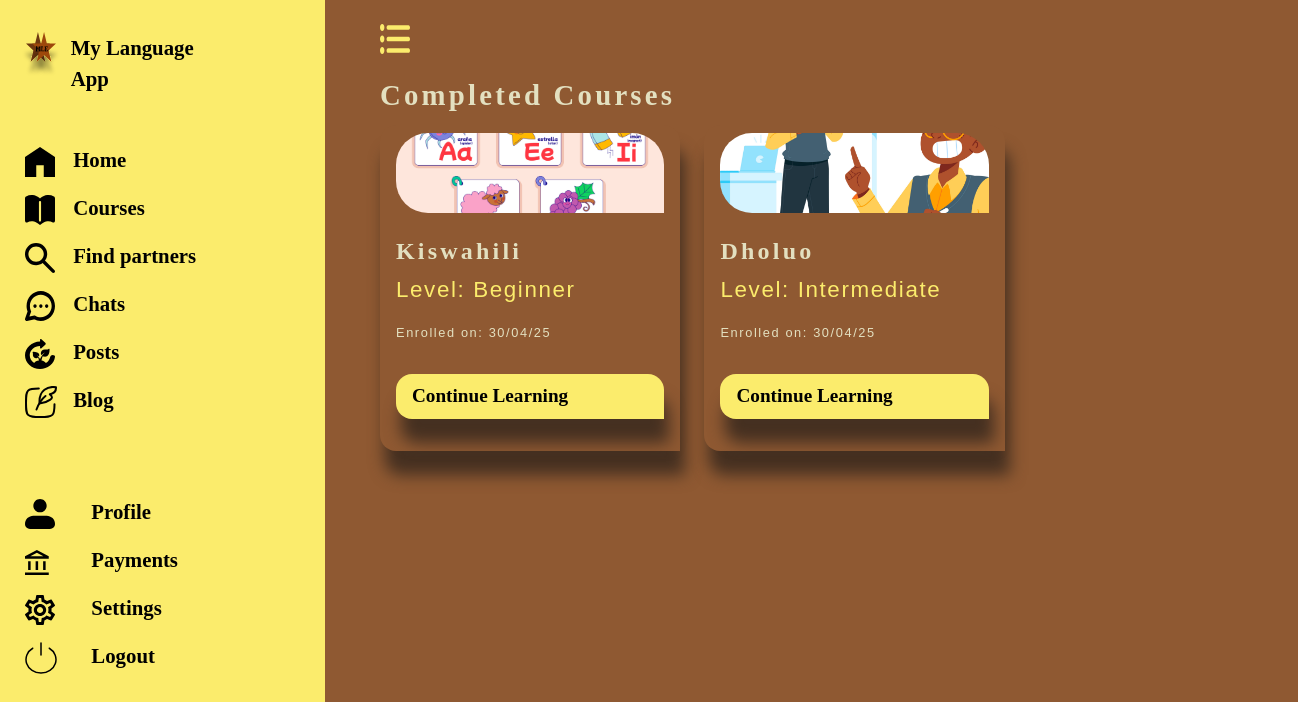
Screenshot of /courses/completed-courses/ (signed in) with the database file from the repository.
### lang_app/models.py (models this page shows, shortened)
class EnrolledCourses(models.Model):
    course_name=models.ForeignKey(Course,on_delete=models.CASCADE, related_name='courses')
    course_level =models.CharField(choices=LEVEL_CHOICES, max_length=255, default='beginner')
    student=models.ForeignKey(MyUser,on_delete=models.CASCADE, related_name='students')
    enrolment_date=models.DateTimeField(auto_now_add=True)
    is_enrolled=models.BooleanField(default=False)
    is_completed=models.BooleanField(default=False)
    completion_date=models.DateTimeField(blank=True, null=True)
    slug = AutoSlugField(populate_from=enroll_slug_populate, unique=True, always_update=False, editable=False)
    class Meta:
        unique_together = ('student', 'course_name', 'course_level')

class Course(models.Model):
    course_name=models.CharField(max_length=255)
    course_level=models.CharField(choices=LEVEL_CHOICES, max_length=255, default='beginner')
    instructor_name=models.CharField(max_length=255)
    difficulty = models.IntegerField(choices=DIFFICULTY_CHOICES, default=1)
    slug = AutoSlugField(populate_from=course_slug_populate, unique=True, always_update=False, editable=False)
    class Meta:
        ordering = ['course_name','difficulty']

### lang_app/views.py (the view)
# urls.py: path('courses/completed-courses/', views.completed_courses, name='completed-courses'),
@login_required
def completed_courses(request):
    completed_courses = EnrolledCourses.objects.filter(student=request.user,is_completed=True).order_by('-enrolment_date')
    context={"completed_courses":completed_courses}
    return render(request, 'all-completed-courses.html', context)

### lang_app/templates/all-completed-courses.html
{% extends 'dashboard-base.html' %}
{% load static %}
{% block content %}
    <h3>Completed Courses</h3>
    <div class="row mt-1 blogs">
    {% for course in completed_courses %}
    <div class="col-md-4 justify-content-between mb-5">
    <div class="course-items">
        {% if course.course_level == 'beginner' %}
             <img src="{% static 'images/beginner-level.jpg' %}" alt="course-image" class="img-fluid course-image">
        {% elif course.course_level == 'intermediate' %}
             <img src="{% static 'images/intermediate-level.jpg' %}" alt="course-image" class="img-fluid course-image">
        {% elif course.course_level == 'advanced' %}
             <img src="{% static 'images/advanced-level.jpg' %}" alt="course-image" class="img-fluid course-image">
        {% endif %}
          <h2 class="mt-4">{{ course.course_name.course_name|capfirst }}</h2>
          <p class="a-link">Level: {{ course.course_level|capfirst }}</p>
          <p class="small-date">Enrolled on: {{ course.enrolment_date|date:'d/m/y' }}</p>
          <a href="{% url 'course-modules' course.slug %}" class="sign-in-btn-new mt-3">Continue Learning</a>
    </div>
        </div>
        {% empty %}
        <p>You have not completed any courses yet</p>
    {% endfor %}
    </div>
{% endblock %}

### lang_app/static/css/base.css (style rules this page uses)
body { background-color: #8F5932; min-height: 100vh; }
a { text-decoration: none; color: black; }
h2,h3 { color: #E3E0C0; letter-spacing: 0.2rem; }
h2 { font-size: 2.5rem; font-weight: 700; }
h3 { font-size: 1.8rem; font-weight: 600; }
p { font-family: "Poppins", sans-serif; font-size: 1.4rem; letter-spacing: 0.1rem; color: #E3E0C0; }
.sign-in-btn-new { background-color: #FBEC6C; padding: 0.5rem 1rem 0.5rem 1rem; border-radius: 1rem 1rem 0 1rem; box-shadow: 0.3rem 1.5rem 1rem #453021; color: #000000; font-weight: 600; font-size: 1.2rem; }
.course-items { background-color: #8F5932; border-radius: 1rem 1rem 0 1rem; box-shadow: 0.3rem 1.5rem 1rem #453021; padding: 0.5rem 1rem 2rem 1rem; min-height: 20rem; justify-content: center; display: flex; flex-direction: column; }
.course-image { height: 5rem; width: 100%; object-fit: cover; border-radius: 2rem 2rem 0 2rem; }
.a-link { color: #FBEC6C; }
.blogs h2 { font-size: 1.5rem; }
.small-date { font-size: 0.8rem; }

### rows the page displays
EnrolledCourses: course_name.course_name "Kiswahili", course_level "Beginner", enrolment_date "30/04/25"
EnrolledCourses: course_name.course_name "Dholuo", course_level "Intermediate", enrolment_date "30/04/25"
